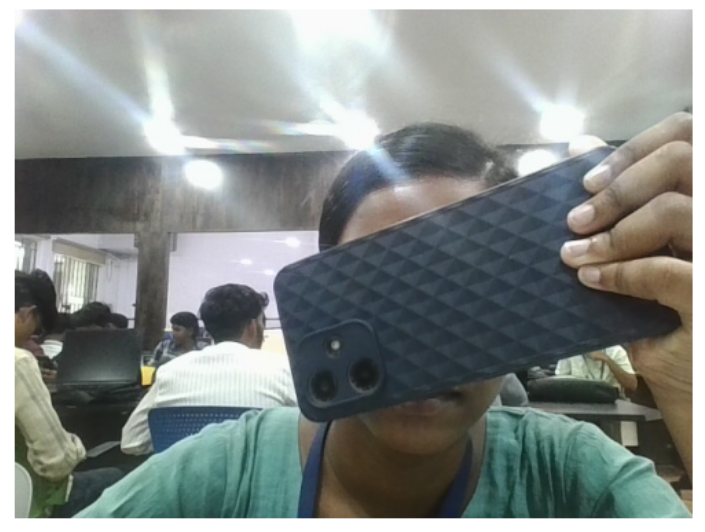
#> input picture image-1.png, 705 x 532 px, given in place of the camera
$ jupyter execute --allow-errors Image_Acqusition-_using_Web_Camera.ipynb
#> lines starting #> are read from the running program, lines starting #| are printed output that depends on the picture
#> (a cell that did not finish here is left out)

[cell 2]
import cv2
import matplotlib.pyplot as plt
from IPython.display import clear_output
import time

cap = cv2.VideoCapture(0)
ret, frame = cap.read()
#> frame is the input picture: shape (532, 705, 3); mean B, G, R 136.4, 139.2, 133.1
if ret:
    cv2.imwrite("captured_frame.jpg", frame)
cap.release()

captured_image = cv2.imread('captured_frame.jpg')

plt.imshow(captured_image[:,:,::-1])
#> (this line was passed over: IPython is not available in this run)
plt.title('Captured Frame')
#> (this line was passed over: IPython is not available in this run)
plt.axis('off')
#> (this line was passed over: IPython is not available in this run)
plt.show()


$ run again, on image-2.png
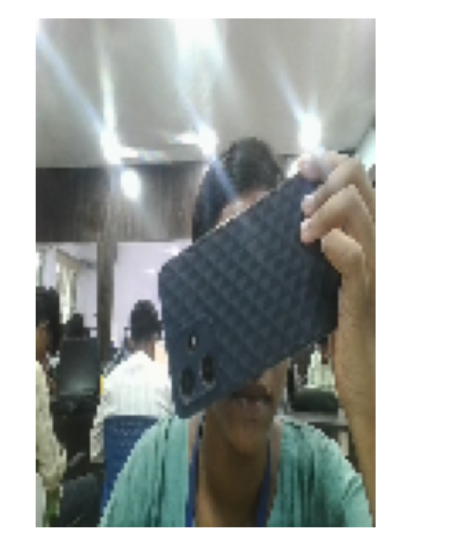
#> input picture image-2.png, 463 x 541 px, given in place of the camera
#> frame is the input picture: shape (541, 463, 3); mean B, G, R 163.6, 166.4, 161.8

$ run again, on image-3.png
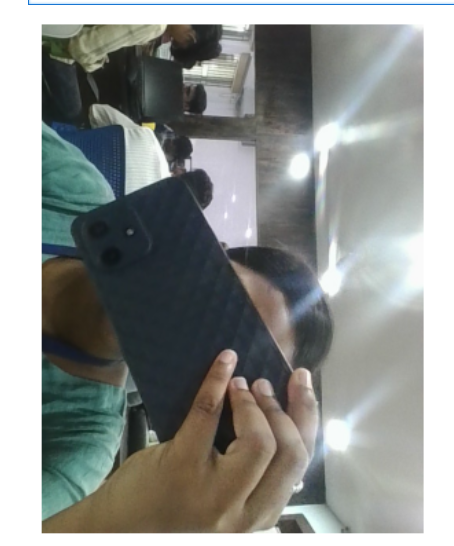
#> input picture image-3.png, 454 x 546 px, given in place of the camera
#> frame is the input picture: shape (546, 454, 3); mean B, G, R 141.7, 144.7, 141.5

$ run again, on image.png
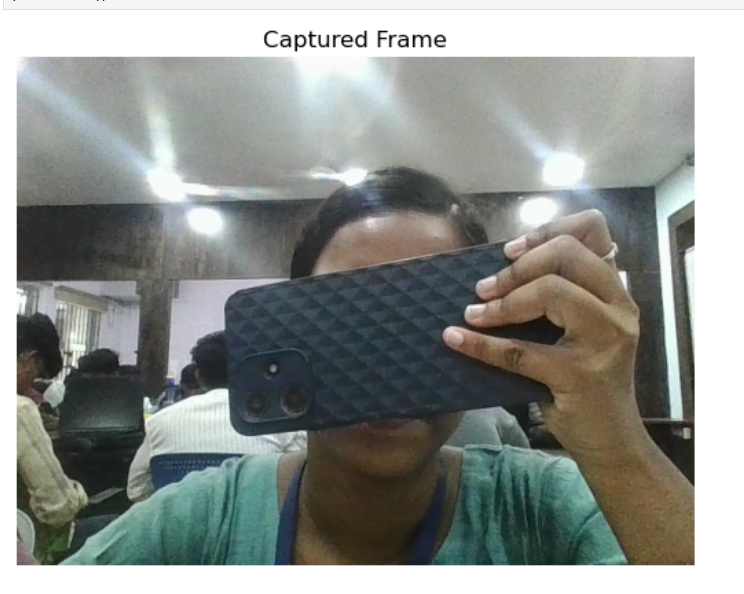
#> input picture image.png, 744 x 594 px, given in place of the camera
#> frame is the input picture: shape (594, 744, 3); mean B, G, R 142.2, 146.3, 142.4
